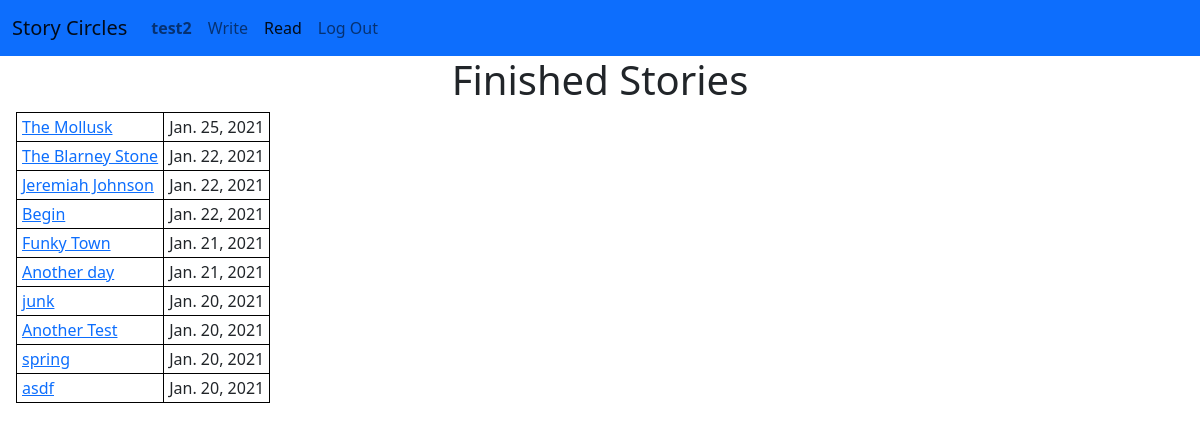
/circle/stories (signed in), run on an earlier commit of the app's database.
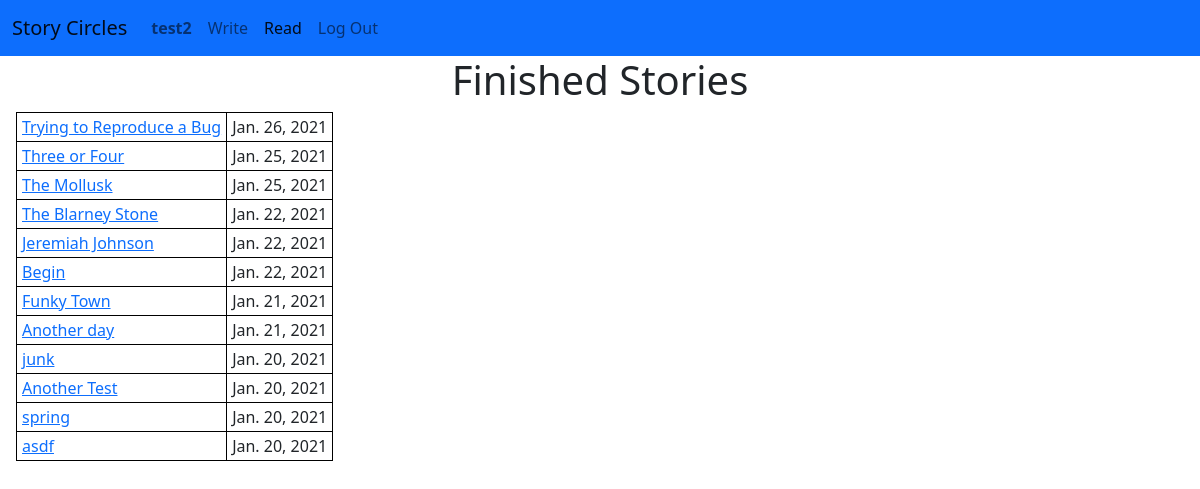
And on a later commit of the database.
### circle/models.py (models this page shows, shortened)
class Story(models.Model):
    title = models.TextField(unique=True)
    authors = models.ManyToManyField(
        User,
        related_name="stories",
        blank=True
    )
    text = models.TextField()
    start_time = models.DateTimeField(blank=True, null=True)
    finish_time = models.DateTimeField(blank=True, null=True)
    finished = models.BooleanField(default=False)
    def get_absolute_url(self):
        if self.finished:
            return reverse('finished_story', args = [self.pk])
        else:
            return reverse('circle', args = [self.circle.pk])

### circle/views.py (the view)
# urls.py: path('stories', views.FinishedStoryListView.as_view(), name='finished_stories'),
class FinishedStoryListView(LoginRequiredMixin, ListView):
    model = Story
    template_name = "circle/finishedstory_list.html"
    queryset = Story.objects.filter(finished=True).order_by('-finish_time')
    context_object_name = 'stories'

### circle/models.py (called while the page is built)
    def get_absolute_url(self):
        return reverse('user', args=[self.pk])

### circle/templates/circle/finishedstory_list.html (shortened to what this page needs)
{% extends "circle/layout.html" %}
{% load static %}
{% block body %}
    <h1>
        Finished Stories
    </h1>
    {% include "circle/include/finished_story_table.html" %}
{% endblock %}

### circle/templates/circle/include/finished_story_table.html
<table class="finished-story-table">
    {% for story in stories %}
    <tr>
        <td class="finished-story-title">
            <a href="{{ story.get_absolute_url }}">{{ story.title }}</a>
        </td>
        <td class="finished-story-date">
            {{ story.finish_time.date }}
        </td>
    </tr>
    {% endfor %}
</table>

What changed in the data, as far as the page shows it:
added Story: title "Trying to Reproduce a Bug", finish_time "Jan. 26, 2021"
added Story: title "Three or Four", finish_time "Jan. 25, 2021"
